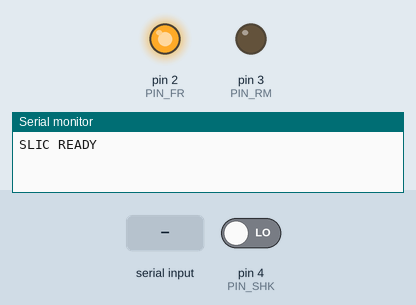
This sketch was run on a simulated Arduino Nano, built with avr-gcc and run on an emulated ATmega328P. Shown: output pins drawn as LEDs (lit = HIGH), the last lines printed to the serial monitor. Dashed ring = blinking. The test bench sets the inputs (shaded band); at power-on: pin 4 (PIN_SHK) LOW.

Above: at 1.2 s.
1.3 s: "R" received over Serial
At 1.9 s:
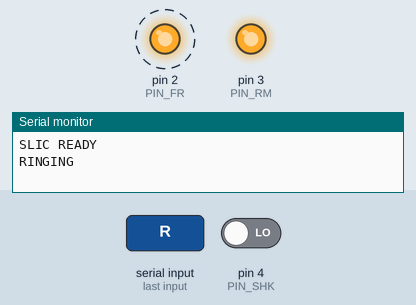
3.8 s: pin 4 (PIN_SHK) driven HIGH
5.3 s: pin 4 (PIN_SHK) driven LOW
Timing chart, 0 to 8.3 s (numbered marks = the images above; inputs shaded):
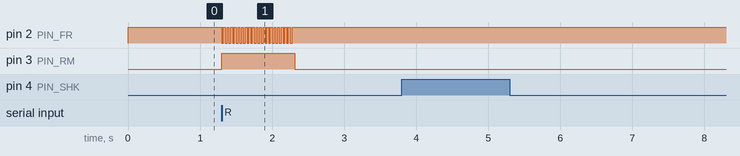

The sketch:

slic_ring.ino
```cpp
// slic_ring — the Arduino side of the birdsong SLIC (Silvertel Ag1171)
//
// The Ag1171 acts as the "telephone exchange" for the fax and the modem: it powers the line
// and can RING the fax, so the fax answers by itself (no HOOK button).
//
// Wiring (Arduino Nano):            Ag1171 pin
//   D2  -> F/R (forward/reverse)      3   toggled at 20 Hz while ringing
//   D3  -> RM  (ringing mode)         4   HIGH only while ringing
//   D4  <- SHK (switch hook)          5   HIGH = the fax (or modem) is off-hook
//   GND -- GNDPWR                     12  shared ground with the 5 V supply
//   PD  (pin 14) not connected (it powers down when pulled LOW; never drive it HIGH)
//
// Serial commands (9600 baud, one letter):
//   R  ring until something goes off-hook (or 30 s), then stop     -> "RINGING", "ANSWERED" / "NO ANSWER"
//   S  stop ringing now                                             -> "STOPPED"
//   Q  tell me the hook state                                       -> "OFFHOOK" / "ONHOOK"
// It also reports "OFFHOOK" / "ONHOOK" by itself whenever the state changes.

const int PIN_FR = 2, PIN_RM = 3, PIN_SHK = 4;
const unsigned long RING_ON_MS = 1000, RING_OFF_MS = 3000;   // UK/US-like cadence, RM duty 25% (< 33% max)
const unsigned long HALF_PERIOD_MS = 25;                      // 20 Hz
const unsigned long RING_TIMEOUT_MS = 30000;

bool ringing = false, offHook = false;
unsigned long ringStart = 0, cycleStart = 0, lastToggle = 0, shkChange = 0;
bool frState = true, shkRaw = false;

void stopRinging(const char *why) {
  digitalWrite(PIN_FR, HIGH);       // F/R permanently high first...
  delay(15);                        // ...and only >10 ms later RM low (datasheet)
  digitalWrite(PIN_RM, LOW);
  ringing = false;
  Serial.println(why);
}

void setup() {
  pinMode(PIN_FR, OUTPUT); pinMode(PIN_RM, OUTPUT); pinMode(PIN_SHK, INPUT);
  digitalWrite(PIN_FR, HIGH); digitalWrite(PIN_RM, LOW);
  Serial.begin(9600);
  offHook = digitalRead(PIN_SHK);
  Serial.println("SLIC READY");
}

void loop() {
  // hook state, debounced 10 ms (ringing makes SHK noisy, so it's only trusted between bursts too)
  bool raw = digitalRead(PIN_SHK);
  if (raw != shkRaw) { shkRaw = raw; shkChange = millis(); }
  if (millis() - shkChange > 10 && shkRaw != offHook) {
    offHook = shkRaw;
    Serial.println(offHook ? "OFFHOOK" : "ONHOOK");
    if (offHook && ringing) stopRinging("ANSWERED");      // ring trip: stop within 500 ms
  }

  if (Serial.available()) {
    char c = Serial.read();
    if (c == 'R' && !ringing) {
      if (offHook) { Serial.println("ALREADY OFFHOOK"); }
      else { ringing = true; ringStart = cycleStart = millis(); Serial.println("RINGING"); }
    } else if (c == 'S' && ringing) {
      stopRinging("STOPPED");
    } else if (c == 'Q') {
      Serial.println(offHook ? "OFFHOOK" : "ONHOOK");
    }
  }

  if (ringing) {
    unsigned long now = millis();
    if (now - ringStart > RING_TIMEOUT_MS) { stopRinging("NO ANSWER"); return; }
    unsigned long inCycle = (now - cycleStart) % (RING_ON_MS + RING_OFF_MS);
    if (inCycle < RING_ON_MS) {                         // a burst of ringing
      digitalWrite(PIN_RM, HIGH);
      if (now - lastToggle >= HALF_PERIOD_MS) { frState = !frState; digitalWrite(PIN_FR, frState); lastToggle = now; }
    } else if (digitalRead(PIN_RM) == HIGH) {           // silence between bursts
      digitalWrite(PIN_FR, HIGH); delay(15); digitalWrite(PIN_RM, LOW);
    }
  }
}
```

Measured:
- after the input at 1.3 s, pin 2 (PIN_FR): alternates HIGH for 0.02 s and LOW for 0.02 s, 40 changes in all, then stays HIGH, starting at once; pin 3 (PIN_RM): LOW → HIGH at once, → LOW 1.0 s later
